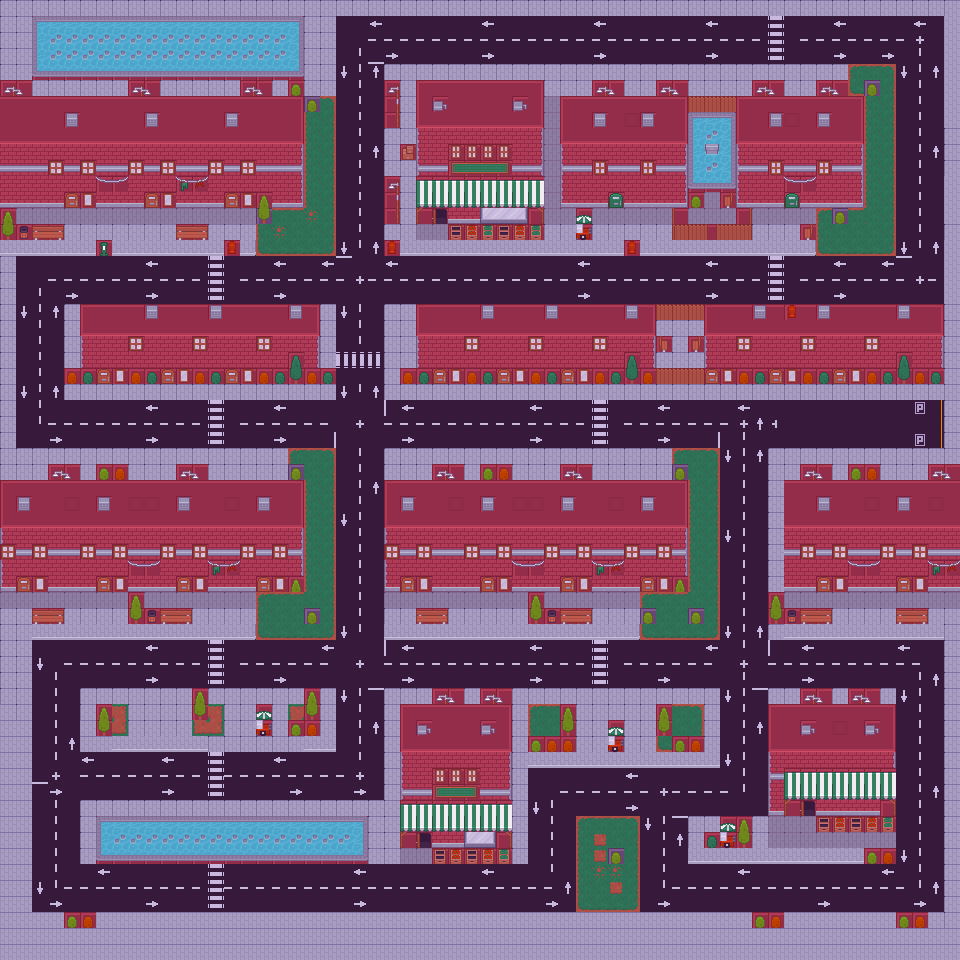

Below is a game level as drawn by its tile map, then a one-line description and the .tmx that defines it (tile-layer data replaced by summaries):
An orthogonal 60x60 tile map with 16x16 px tiles, 3 tile layers (Colisiones, Cesped, Ciudad).

<map version="1.2" tiledversion="1.2.3" orientation="orthogonal" renderorder="right-down" width="60" height="60" tilewidth="16" tileheight="16" infinite="0" nextlayerid="1" nextobjectid="1">
 <tileset firstgid="1" name="roguelikeCity_magenta" tilewidth="16" tileheight="16" spacing="1" tilecount="1036" columns="37">
  <image source="roguelikeCity_magenta.png" width="628" height="475" />
 </tileset>
 <layer id="0" name="Colisiones" width="60" height="60">
  <data>[3600 cells, 2257 non-empty, 1 distinct tile ids]</data>
 </layer>
 <layer id="1" name="Cesped" width="60" height="60">
  <data>[3600 cells, 158 non-empty, 1 distinct tile ids]</data>
 </layer>
 <layer id="2" name="Ciudad" width="60" height="60">
  <data>[3600 cells, 3600 non-empty, 124 distinct tile ids]</data>
 </layer>
</map>